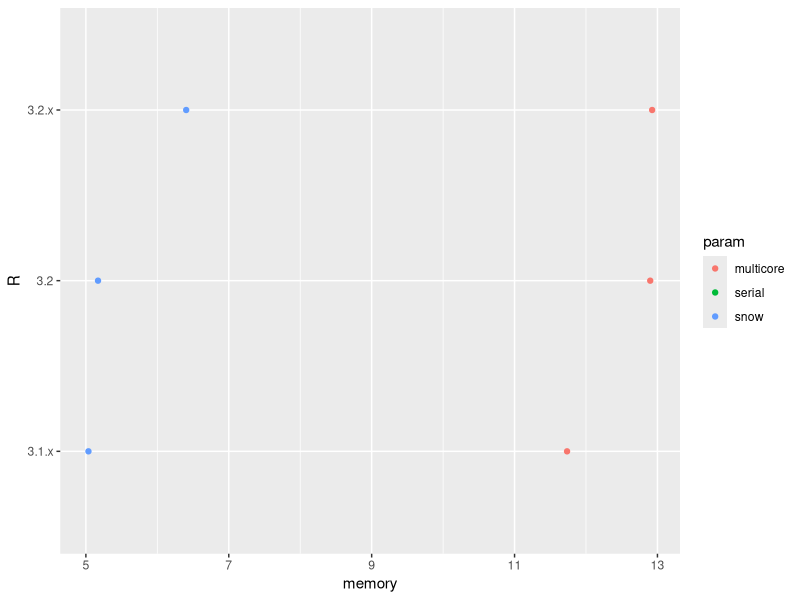
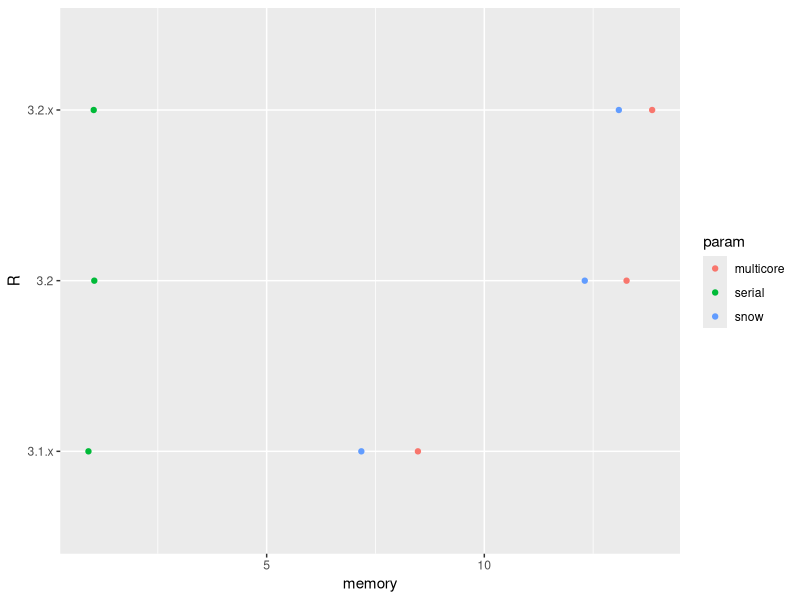

R code for these plots, in order:
## ---- chunk 1
df <- data.frame(
    memory = c(6.404, 5.170, 5.036, 12.926, 12.899, 11.735, NA, NA, NA),
    R = rep(c('3.2.x', '3.2', '3.1.x'), 3),
    param = rep(c('snow', 'multicore', 'serial'), each = 3)
)
knitr::kable(df, format = 'html')
## ---- chunk 2
library('ggplot2')
ggplot(df, aes(x = memory, y = R, colour = param)) + geom_point()
## ---- chunk 3
df2 <- data.frame(
    memory = c(13.091, 12.308, 7.175, 13.856, 13.268, 8.475, 1.027, 1.040, 927.723 / 1024),
    R = rep(c('3.2.x', '3.2', '3.1.x'), 3),
    param = rep(c('snow', 'multicore', 'serial'), each = 3)
)
knitr::kable(df2, format = 'html')
## ---- chunk 4
ggplot(df2, aes(x = memory, y = R, colour = param)) + geom_point()
